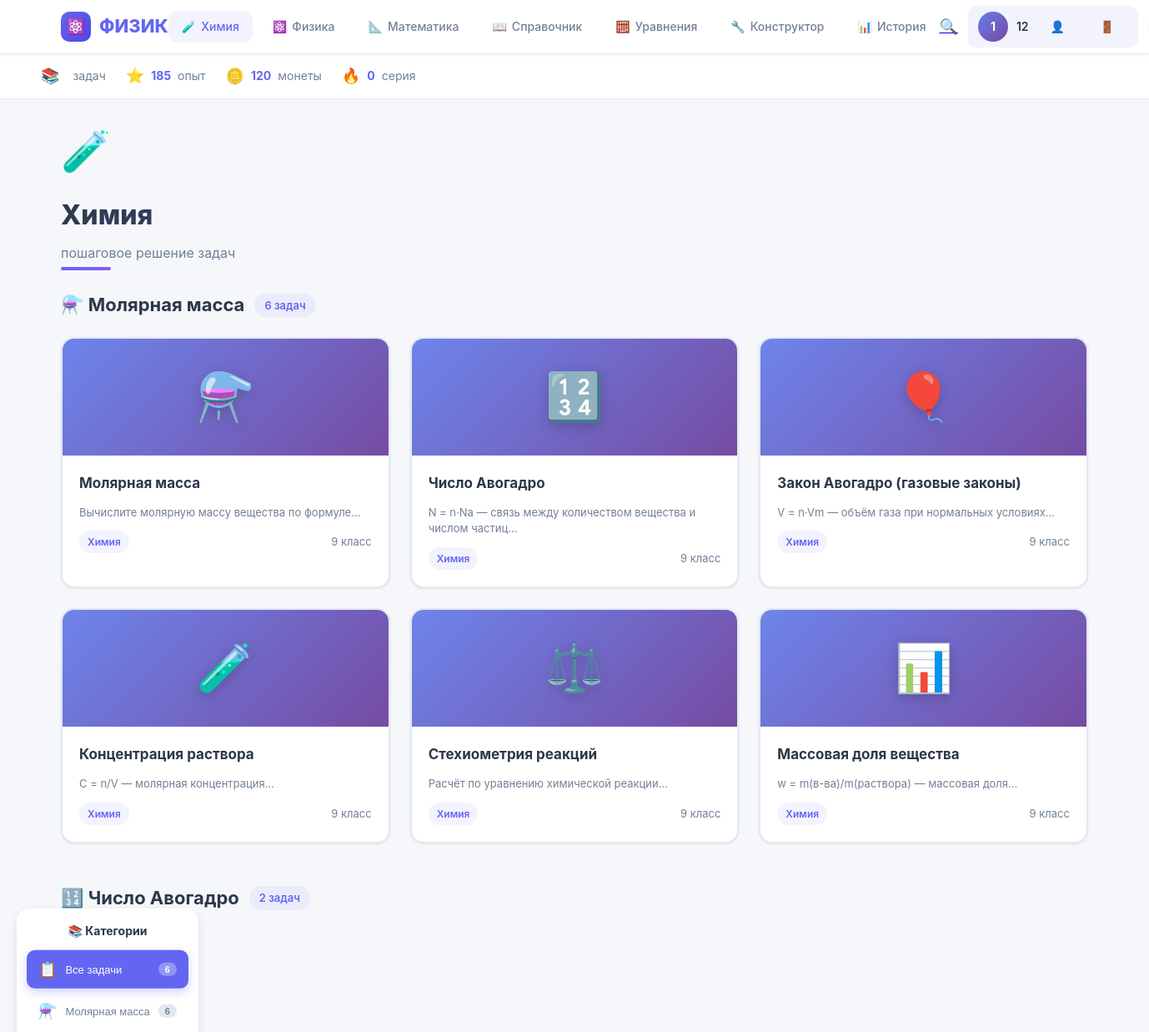
The page /chemistry (signed in, upper part) on the database as committed earlier.
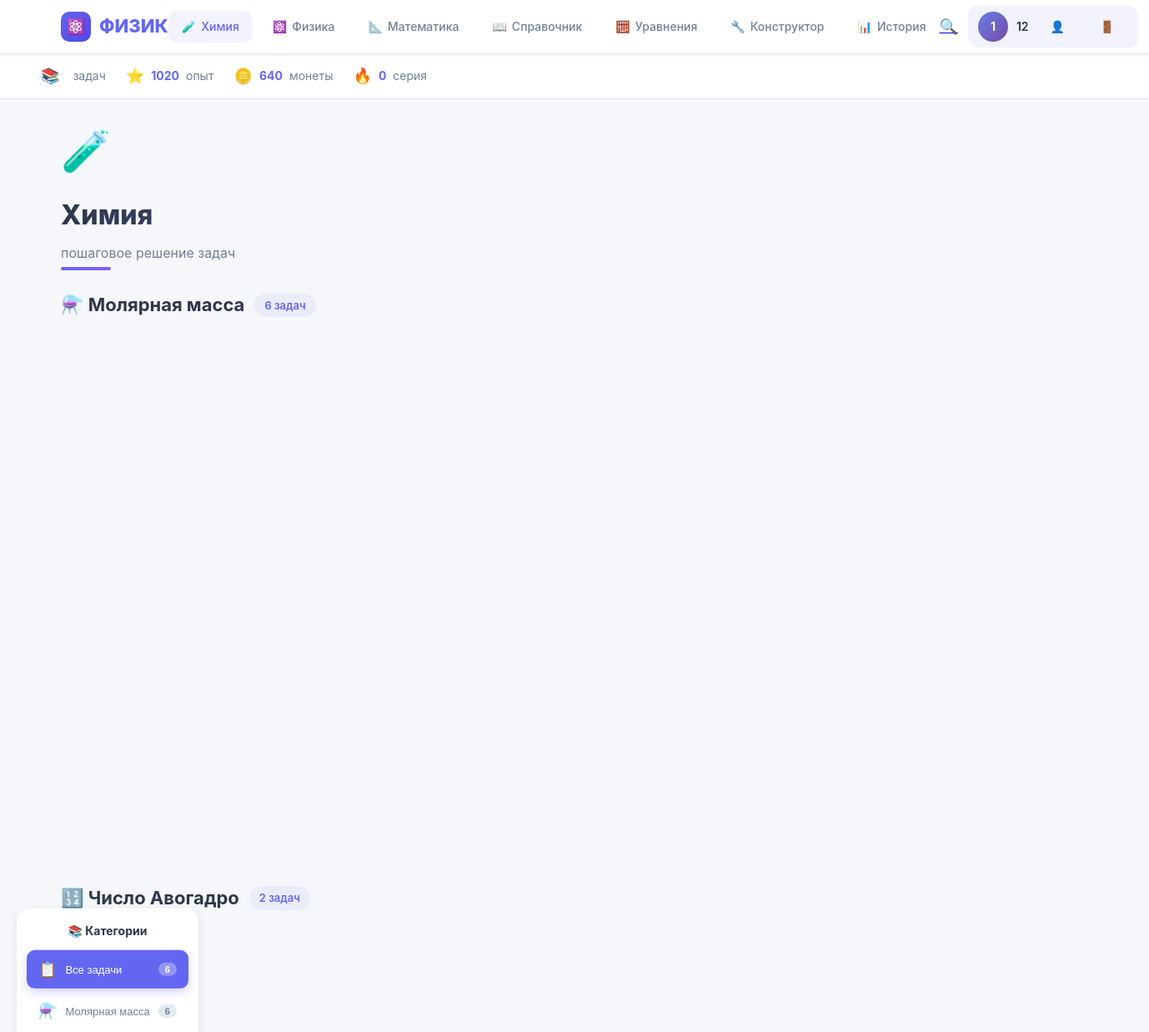
The same page on the database as committed later.
### tables this page shows
CREATE TABLE users (
            id INTEGER PRIMARY KEY AUTOINCREMENT,
            username TEXT NOT NULL UNIQUE,
            email TEXT NOT NULL UNIQUE,
            password_hash TEXT NOT NULL,
            avatar TEXT DEFAULT 'default',
            created_at TEXT NOT NULL,
            xp INTEGER DEFAULT 0,
            coins INTEGER DEFAULT 0,
            streak INTEGER DEFAULT 0
        );

### app.py (the view)
@app.route('/chemistry')
def chemistry():
    user = get_current_user()
    if not user:
        flash('Войдите в аккаунт для сохранения результатов', 'warning')
        return redirect(url_for('login'))
    chemistry_tasks = [{'id': k, **t} for k, t in TASKS.items() if t.get('category') == 'Химия']
    return render_template('chemistry.html',
                           user=user,
                           chemistry_tasks=chemistry_tasks,
                           avogadro_tasks=[t for t in chemistry_tasks if 'Авогадро' in t['name']],
                           gas_law_tasks=[t for t in chemistry_tasks if 'Газ' in t['name']],
                           concentration_tasks=[t for t in chemistry_tasks if 'Раствор' in t['name']],
                           stoichiometry_tasks=[t for t in chemistry_tasks if 'Стехиометрия' in t['name']],
                           mass_percent_tasks=[t for t in chemistry_tasks if 'Массовая' in t['name']])

### app.py (called while the page is built)
def get_current_user():
    if 'user_id' in session:
        return get_user_by_id(session['user_id'])
    return None

### models.py (called while the page is built)
def _get_connection():
    conn = sqlite3.connect(DB_PATH)
    conn.execute("PRAGMA foreign_keys = ON")
    return conn

def get_user_by_id(user_id):
    with _get_connection() as conn:
        conn.row_factory = sqlite3.Row
        user = conn.execute("SELECT * FROM users WHERE id = ?", (user_id,)).fetchone()
        if not user:
            return None
        return {
            'id': user['id'],
            'username': user['username'],
            'email': user['email'],
            'avatar': user['avatar'],
            'xp': user['xp'],
            'coins': user['coins'],
            'streak': user['streak'],
            'created_at': user['created_at']
        }

### templates/chemistry.html (shortened to what this page needs)
{% extends 'base.html' %}
{% block content %}
<div class="page-header">
    <div class="task-icon">🧪</div>
    <h1>Химия</h1>
    <p class="subtitle">пошаговое решение задач</p>
</div>
<div class="category-sidebar">
    <h3 class="sidebar-title">📚 Категории</h3>
    <button class="category-item active" data-category="all" onclick="filterTasks('all')">
        <span class="category-icon">📋</span>
        <span class="category-name">Все задачи</span>
        <span class="category-badge">6</span>
    </button>
    <button class="category-item" data-category="Молярная масса" onclick="filterTasks('Молярная масса')">
        <span class="category-icon">⚗️</span>
        <span class="category-name">Молярная масса</span>
        <span class="category-badge">{{ chemistry_tasks|length }}</span>
    </button>
</div>
<section class="category-section" data-category="Молярная масса">
    <div class="category-header">
        <h2>⚗️ Молярная масса</h2>
        <span class="category-count">{{ chemistry_tasks|length }} задач</span>
    </div>
    <div class="cards-grid">
        {% for task in chemistry_tasks %}
        <a href="{{ url_for('chemistry_task', task_id=task.id) }}" class="lesson-card">
            <div class="card-cover" style="background: linear-gradient(135deg, #667eea 0%, #764ba2 100%);">
                <span class="card-emoji">{{ task.icon }}</span>
            </div>
            <div class="card-body">
                <h3>{{ task.name }}</h3>
                <p style="font-size: 13px; color: var(--text-secondary); margin-bottom: 12px; line-height: 1.5;">{{ task.condition[:80] }}...</p>
                <div class="card-meta">
                    <span class="card-tag">Химия</span>
                    <span class="card-unknowns">{{ task.difficulty }} класс</span>
                </div>
            </div>
        </a>
        {% endfor %}
    </div>
</section>
<section class="category-section" data-category="Число Авогадро">
    <div class="category-header">
        <h2>🔢 Число Авогадро</h2>
        <span class="category-count">{{ avogadro_tasks|length }} задач</span>
    </div>
    <div class="cards-grid">
    </div>
</section>
{% endblock %}

### templates/base.html (shortened to what this page needs)
<!doctype html>
<html lang="ru">
<head>
    <link rel="stylesheet" href="{{ url_for('static', filename='style.css') }}?v=13">
</head>
<body>
<header class="topbar">
    <div class="topbar-inner">
        <a href="{{ url_for('index') }}" class="logo">
            <span class="logo-icon">⚛️</span>
            <span class="logo-text">ФИЗИК</span>
        </a>
        <nav class="topnav">
            <a href="{{ url_for('chemistry') }}" class="topnav-item {% if request.endpoint == 'chemistry' %}active{% endif %}">
                <span class="topnav-icon">🧪</span>
                <span>Химия</span>
            </a>
            <a href="{{ url_for('index') }}" class="topnav-item {% if request.endpoint == 'index' %}active{% endif %}">
                <span class="topnav-icon">⚛️</span>
                <span>Физика</span>
            </a>
            <a href="{{ url_for('math') }}" class="topnav-item {% if request.endpoint == 'math' %}active{% endif %}">
                <span class="topnav-icon">📐</span>
                <span>Математика</span>
            </a>
            <a href="{{ url_for('reference') }}" class="topnav-item {% if request.endpoint == 'reference' %}active{% endif %}">
                <span class="topnav-icon">📖</span>
                <span>Справочник</span>
            </a>
            <a href="{{ url_for('equation') }}" class="topnav-item {% if request.endpoint == 'equation' %}active{% endif %}">
                <span class="topnav-icon">🧮</span>
                <span>Уравнения</span>
            </a>
            <a href="{{ url_for('builder') }}" class="topnav-item {% if request.endpoint == 'builder' %}active{% endif %}">
                <span class="topnav-icon">🔧</span>
                <span>Конструктор</span>
            </a>
            <a href="{{ url_for('history') }}" class="topnav-item {% if request.endpoint == 'history' %}active{% endif %}">
                <span class="topnav-icon">📊</span>
                <span>История</span>
            </a>
        </nav>
        <div class="topbar-right">
            <a href="{{ url_for('search') }}" class="search-toggle" title="Поиск">
                <span style="font-size: 18px;">🔍</span>
            </a>
            {% if user %}
            <div class="user-badge">
                <div class="user-avatar">{{ user.username[0]|upper }}</div>
                <span class="user-name">{{ user.username }}</span>
                <a href="{{ url_for('profile') }}" class="topnav-item" title="Профиль">👤</a>
                <a href="{{ url_for('logout') }}" class="topnav-item" title="Выйти">🚪</a>
            </div>
            {% else %}
            <a href="{{ url_for('login') }}" class="btn" style="padding: 8px 16px; font-size: 13px;">Войти</a>
            {% endif %}
        </div>
    </div>
</header>
<div class="stats-bar">
    <div class="stats-inner">
        <div class="stat-item">
            <span class="stat-icon">📚</span>
            <span class="stat-label">задач</span>
        </div>
        {% if user %}
        <div class="stat-item">
            <span class="stat-icon">⭐</span>
            <span class="stat-value">{{ user.xp or 0 }}</span>
            <span class="stat-label">опыт</span>
        </div>
        <div class="stat-item">
            <span class="stat-icon">🪙</span>
            <span class="stat-value">{{ user.coins or 0 }}</span>
            <span class="stat-label">монеты</span>
        </div>
        <div class="stat-item">
            <span class="stat-icon">🔥</span>
            <span class="stat-value">{{ user.streak or 0 }}</span>
            <span class="stat-label">серия</span>
        </div>
        {% else %}
        <div class="stat-item">
            <span class="stat-icon">🏆</span>
            <span class="stat-value">{{ records|length if records else 0 }}</span>
            <span class="stat-label">решено</span>
        </div>
        {% endif %}
    </div>
</div>
<main>
    {% block content %}{% endblock %}
</main>
</body>
</html>

Rows that differ between the two databases and show on the page:
changed users: xp "185" → "1020"; coins "120" → "640"
Other text that changed with them:
list line gone: "⚗️ Молярная масса Вычислите молярную массу вещества по формуле ... Химия 9 класс"
list line gone: "🔢 Число Авогадро N = n·Na — связь между количеством вещества и числом частиц ... Химия 9 класс"
list line gone: "🎈 Закон Авогадро (газовые законы) V = n·Vm — объём газа при нормальных условиях ... Химия 9 класс"
list line gone: "🧪 Концентрация раствора C = n/V — молярная концентрация ... Химия 9 класс"
list line gone: "⚖️ Стехиометрия реакций Расчёт по уравнению химической реакции ... Химия 9 класс"
list line gone: "📊 Массовая доля вещества w = m(в-ва)/m(раствора) — массовая доля ... Химия 9 класс"
